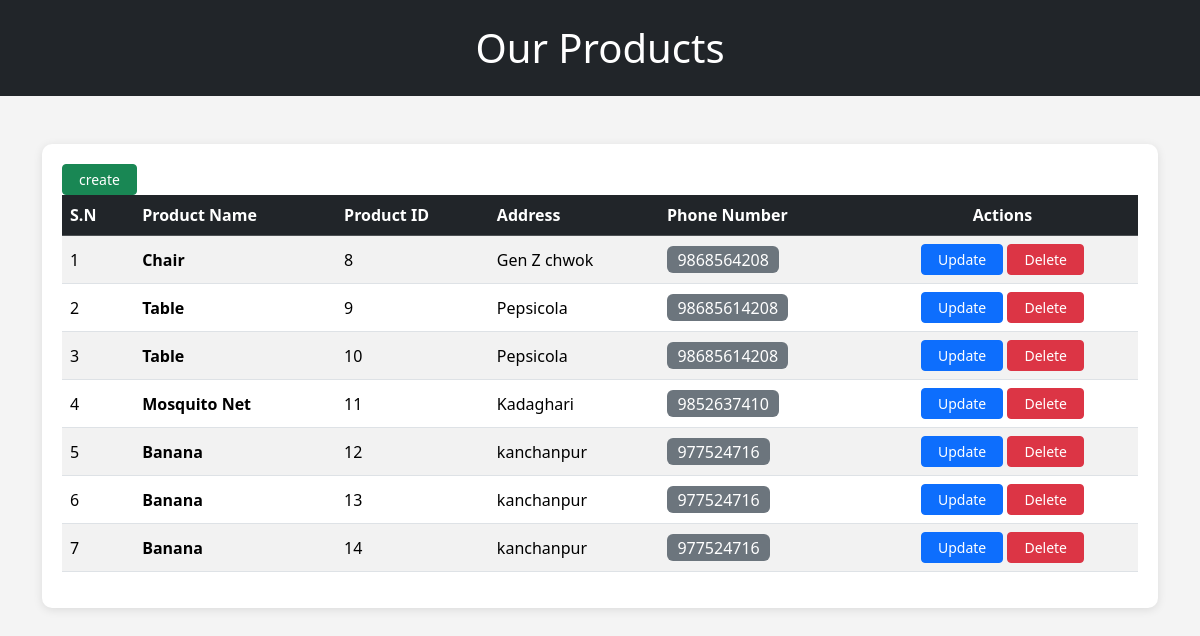
Before: /show_items/ with the older database file.
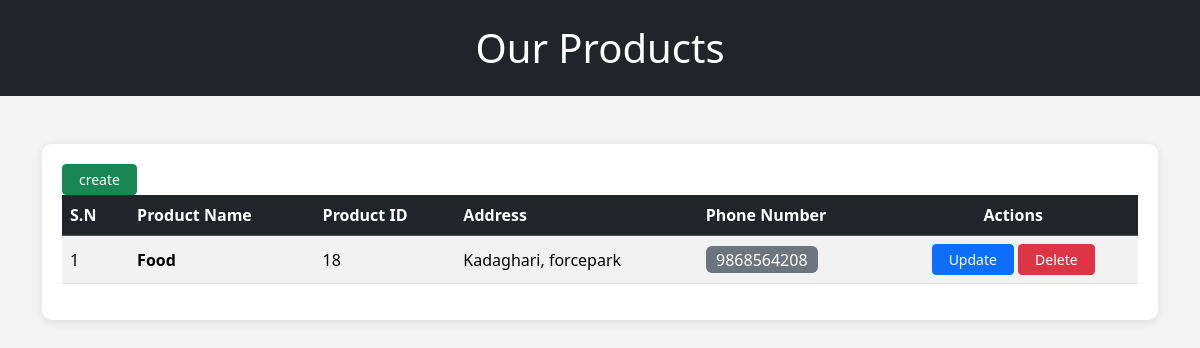
After: the same page with the newer database file.
### product/models.py (models this page shows)
class Items(models.Model):
    name = models.CharField(max_length=50)
    address = models.CharField(max_length=50)
    phone_number = models.IntegerField(null=True)
    class Meta:
        db_table = "Things"
    def __str__(self):
        return f'{self.name} {self.address} {self.phone_number}'

### product/views.py (the view)
# urls.py: path('show_items/', show_items),
def show_items(request):
    data = Items.objects.all()
    print(data)
    return render(request, "product/things.html", {"Products":data})

### product/templates/product/things.html (shortened to what this page needs)
<!DOCTYPE html>
<html lang="en">
<head>
    <link href="https://cdn.jsdelivr.net/npm/bootstrap@5.3.3/dist/css/bootstrap.min.css" rel="stylesheet">
</head>
<body>
    <header class="bg-dark text-white text-center py-4 mb-5">
        <h1 class="m-0">Our Products</h1>
    </header>
    <div class="container mb-5">
        <div class="table-container">
            <a href="/WF_create_product" class="btn btn-success btn-sm px-3">create</a>
            <div class="table-responsive">
                <table class="table table-hover table-striped align-middle">
                    <thead class="table-dark">
                        <tr>
                            <th scope="col">S.N</th>
                            <th scope="col" class="ps-3">Product Name</th>
                            <th scope="col">Product ID</th>
                            <th scope="col">Address</th>
                            <th scope="col">Phone Number</th>
                            <th scope="col" class="text-center">Actions</th>
                        </tr>
                    </thead>
                    <tbody>
                        {% for i in Products %}
                        <tr>
                            <td>{{forloop.counter}}</td>
                            <td class="fw-bold ps-3">{{ i.name }}</td>
                            <td>{{ i.id }}</td>
                            <td>{{ i.address }}</td>
                            <td><span class="badge bg-secondary text-wrap fs-6 fw-normal">{{ i.phone_number }}</span></td>
                            <td class="text-center">
                                <a href="/update_product/{{ i.id }}" class="btn btn-primary btn-sm px-3">Update</a>
                                <a href="/delete/{{ i.id }}" class="btn btn-danger btn-sm px-3">Delete</a>
                            </td>
                        </tr>
                        {%empty%}
                        <tr>
                            <td>
                                The is no content in table, press creat button to add data into the table.
                            </td>
                        {% endfor %}
                    </tbody>
                </table>
            </div>
        </div>
    </div>
</body>
</html>

### product/templates/product/things.html (style rules this page uses)
body { background-color: #f4f4f4; }
.table-container { background-color: white; border-radius: 10px; box-shadow: 0 2px 10px rgba(0, 0, 0, 0.1); padding: 20px; }

Changed rows visible on the page:
removed Items: name "Chair", id "8", address "Gen Z chwok", phone_number "9868564208"
removed Items: name "Table", id "9", address "Pepsicola", phone_number "98685614208"
removed Items: name "Table", id "10", address "Pepsicola", phone_number "98685614208"
removed Items: name "Mosquito Net", id "11", address "Kadaghari", phone_number "9852637410"
removed Items: name "Banana", id "12", address "kanchanpur", phone_number "977524716"
removed Items: name "Banana", id "13", address "kanchanpur", phone_number "977524716"
removed Items: name "Banana", id "14", address "kanchanpur", phone_number "977524716"
added Items: name "Food", id "18", address "Kadaghari, forcepark", phone_number "9868564208"
